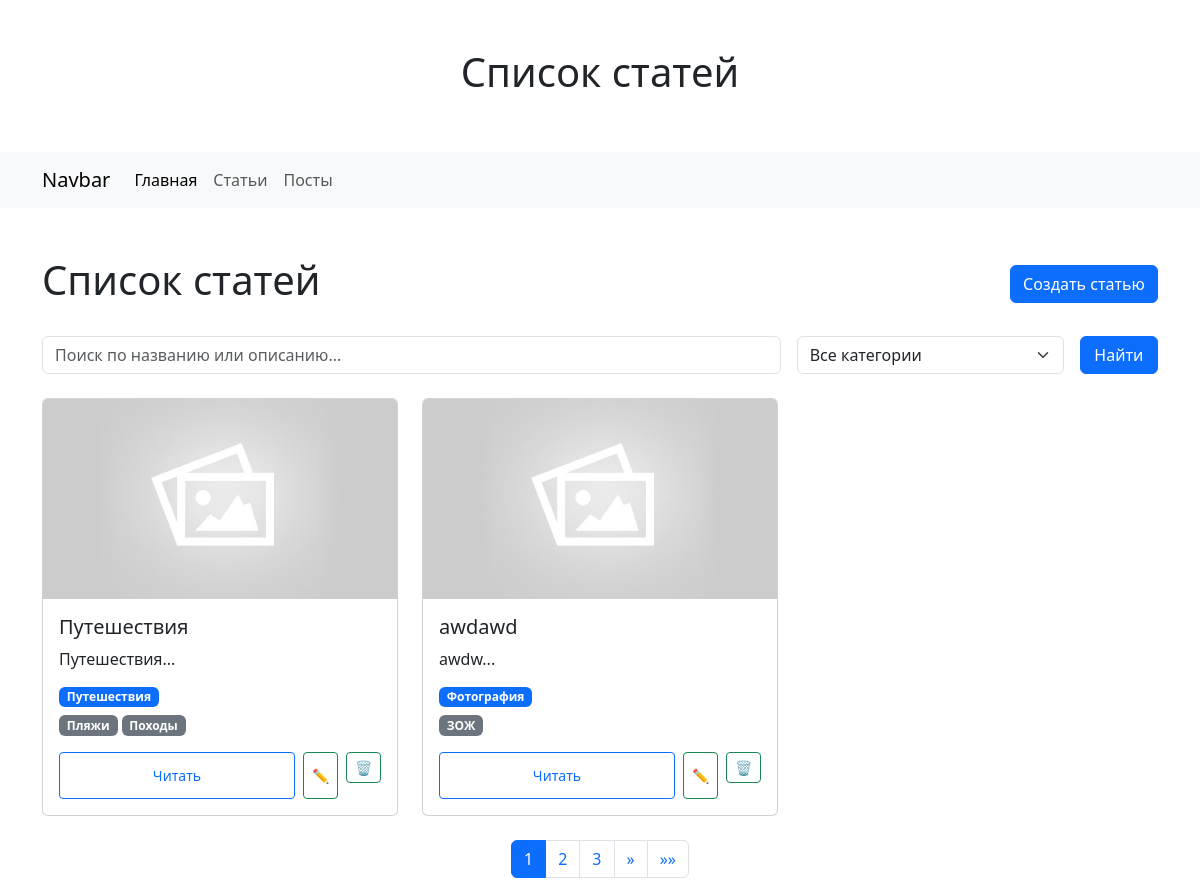
The app's page /articles/ with its own data.
### articles/models.py (models this page shows, shortened)
class Article(models.Model):
    id = models.AutoField(primary_key=True, verbose_name="ID")
    name = models.CharField(max_length=255, verbose_name="Название статьи")
    content = CKEditor5Field(verbose_name='Описание', config_name='extends')
    excerpt = models.TextField(verbose_name='Отрывок', blank=True)
    featured_image = models.ImageField(
        blank=True, default="default.jpg", upload_to="images/", verbose_name="Изображение"
    )
    slug = models.SlugField(unique=True, verbose_name="Слаг статьи")
    tags = models.ManyToManyField(Tag, verbose_name="Теги")
    category = models.ForeignKey(
        Category, on_delete=models.SET_NULL, null=True, verbose_name="Категория"
    )

class Category(models.Model):
    id = models.AutoField(primary_key=True, verbose_name="ID")
    name = models.CharField(max_length=255, verbose_name="Название категории")
    slug = models.SlugField(unique=True, verbose_name="Слаг категории")

class Tag(models.Model):
    id = models.AutoField(primary_key=True, verbose_name="ID")
    name = models.CharField(max_length=255, verbose_name="Название тега")
    slug = models.SlugField(unique=True, verbose_name="Слаг тега")

### articles/views.py (the view)
# urls.py: path('', views.articles, name="article.index"),
def articles(request):
    articles = get_articles_queryset(request)
    return paginate_articles(request, articles)

### articles/views.py (called while the page is built)
def get_articles_queryset(request):
    articles = Article.objects.all()
    search_query = request.GET.get('q', '')
    category_id = request.GET.get('category', '')
    if search_query:
        articles = articles.filter(
            Q(name__icontains=search_query) |
            Q(content__icontains=search_query) |
            Q(excerpt__icontains=search_query))
    if category_id:
        articles = articles.filter(category__id=category_id)
    return articles

def paginate_articles(request, articles_queryset, per_page=2, additional_context=None):
    paginator = Paginator(articles_queryset, per_page)
    page_number = request.GET.get('page')
    page_obj = paginator.get_page(page_number)
    context = {
        "articles": page_obj,
        "page_obj": page_obj,
        "categories": Category.objects.all(),
        "current_q": request.GET.get('q', ''),
        "current_category": request.GET.get('category', ''),
    }
    if additional_context:
        context.update(additional_context)
    return render(request, 'articles/index.html', context)

### articles/templates/articles/index.html (shortened to what this page needs)
{% extends "base.html" %}
{% load static %}
{% block header %}Список статей{% endblock header %}
{% block content %}
<div class="d-flex justify-content-between align-items-center mb-4">
    <h1>Список статей</h1>
    <a href="{% url 'article.create' %}" class="btn btn-primary">Создать статью</a>
</div>
{% include "includes/search_form.html" %}
<div class="row row-cols-1 row-cols-md-2 row-cols-lg-3 g-4">
    {% for article in articles %}
    <div class="col">
        {% include "includes/article_card.html" %}
    </div>
    {% empty %}
    <div class="col-12">
        <div class="alert alert-info">Статьи не найдены</div>
    </div>
    {% endfor %}
</div>
{% include "includes/pag.html" %}
{% endblock content %}

### articles/templates/includes/article_card.html (shortened to what this page needs)
<div class="card h-100">
    {% if article.featured_image %}
    <img src="{{ article.featured_image.url }}" class="card-img-top" alt="{{ article.name }}" style="height: 200px; object-fit: cover;">
    {% endif %}
    <div class="card-body d-flex flex-column">
        <h5 class="card-title">{{ article.name }}</h5>
        {% if article.excerpt %}
        <p class="card-text">{{ article.excerpt|safe|truncatechars:100 }}</p>
        {% endif %}
        <div class="mt-auto">
            {% if article.category %}
            <a href="{% url 'article.category' article.category.slug %}"
               class="badge bg-primary text-decoration-none mb-2">
                {{ article.category.name }}
            </a>
            {% endif %}
            <div class="d-flex flex-wrap gap-1 mb-3">
                {% for tag in article.tags.all %}
                <a href="{% url 'article.tag' tag.slug %}"
                   class="badge bg-secondary text-decoration-none">
                    {{ tag.name }}
                </a>
                {% endfor %}
            </div>
            <div class="d-flex gap-2 align-items-stretch">
                {% if article.slug %}
                <a href="{% url 'article.detail' article.slug %}"
                   class="btn btn-sm btn-outline-primary d-flex align-items-center justify-content-center flex-grow-1">
                    Читать
                </a>
                {% endif %}
                <a href="{% url 'article.update' article.id %}"
                   class="btn btn-sm btn-outline-success d-flex align-items-center justify-content-center">
                    ✏️
                </a>
                <form method="POST" action="{% url 'article.delete' article.id %}" class="d-flex">
                    <button type="submit" class="btn btn-sm btn-outline-success d-flex align-items-center justify-content-center">
                        🗑️
                    </button>
                </form>
            </div>
        </div>
    </div>
</div>

### records on screen
Article: featured_image (placeholder picture), name "Путешествия", excerpt "Путешествия...", category.name "Путешествия", slug "Читать"
Tag: name "Пляжи"
Tag: name "Походы"
Article: featured_image (placeholder picture), name "awdawd", excerpt "awdw...", category.name "Фотография", slug "Читать"
Tag: name "ЗОЖ"

### other values on screen
{{ num }} "1"
{{ num }} "2" "3"
